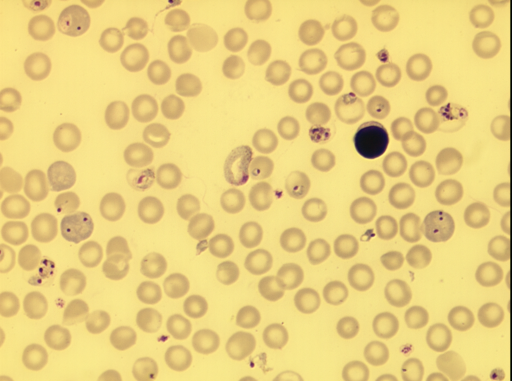
%> input picture a20.tif, 512 x 381 px
$ octave main1_extra.m   (GNU Octave 9; MATLAB toolbox functions it lacks are replaced by stand-ins)
%> lines starting %> are read from the running program, lines starting %| are printed output that depends on the picture; in (x1, y1, x2, y2) boxes, pixels count from 0 and x2, y2 are one past the last pixel; in counts of white or black regions, pixels touching at a corner belong together; the program's own positions count from 1
%> further down, I1 is the input picture: size 381x512x3 uint8; mean R, G, B 233.1, 207.6, 128.3
### generateCoefficients.m

function coefficients = generateCoefficients()
    %generating coefficients
    redChannel = 0;
    blueChannel = 0;
    greenChannel = 0;

    MAX_VALUE = 1;
    iterations = 10;
    coefficients =[];


    for i = (0:iterations)
        if (redChannel + greenChannel + blueChannel < MAX_VALUE)
            coefficients = [coefficients; [redChannel, greenChannel, blueChannel]];
        end
        %1st loop
        for j = (0:iterations)
            greenChannel = greenChannel + 0.1;
                if (redChannel + greenChannel + blueChannel < MAX_VALUE)
                    coefficients = [coefficients; [redChannel, greenChannel, blueChannel]];
                end

                %inner loop
                for s = (0:iterations)
                    blueChannel = blueChannel + 0.1;
                    if (redChannel + greenChannel + blueChannel < MAX_VALUE)
                        coefficients = [coefficients; [redChannel, greenChannel, blueChannel]];
                    end
                end
                blueChannel = 0;
        end

        %2nd loop

        for m = (0:iterations)
            blueChannel = blueChannel + 0.1;
            if (redChannel + greenChannel + blueChannel < MAX_VALUE)
                coefficients = [coefficients; [redChannel, greenChannel, blueChannel]];
            end
        end

        redChannel = redChannel + 0.1;
        greenChannel = 0;
        blueChannel = 0;

    end
end


% histogram calculations
% choose nmax and nmin 255 or 0
% calculate max and min value of current value
%     max of max of i

### bestWeightsWithRms.m
function [bestWeightsWithRms] = bestWeightsWithRms(imgToConvert)
    vals = generateCoefficients();

    bestWeightsWithRms = [];

    rgbImage = imread(imgToConvert);

    redChannel = rgbImage(:,:,1); % Red channel
    greenChannel = rgbImage(:,:,2); % Green channel
    blueChannel = rgbImage(:,:,3); % Blue channel
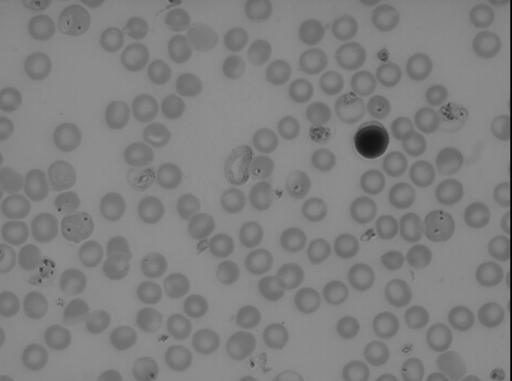
%> blueChannel: size 381x512 uint8; min 0, max 149, mean 128.3


    for i = (1:(size(vals,1)))
        greyScaleImg = vals(i,1) * redChannel + vals (i,2) * greenChannel + vals (i,3) * blueChannel;
        rmsValue = rmsContrast(greyScaleImg);

        bestWeightsWithRms =[bestWeightsWithRms; [rmsValue, vals(i,1), vals(i,2), vals(i,3)]];

    end
%> this loop made 185 passes
%> rmsValue on passes 1, 4, 5: 0, 3.07, 3.62
%> pass 2, in rmsContrast (call 2), `Isquare = (greyScaleImg - greyScaleImgAvg).^2;`:
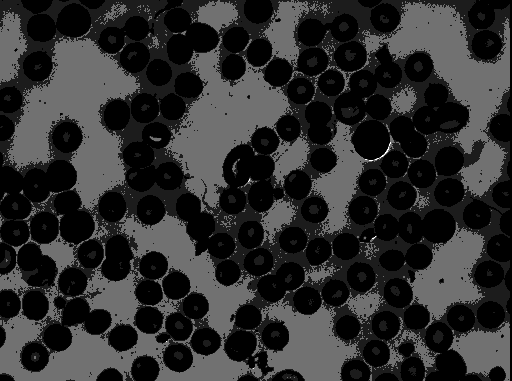
%> Isquare: size 381x512 uint8; min 0, max 9, mean 1.64; drawn with min black and max white
%> after the loop, bestWeightsWithRms = 185 rows, first 8: [0 0 0 0; 1.28 0 0.1 0; 1.89 0 0.1 0.1; 3.07 0 0.1 0.2; 3.62 0 0.1 0.3; 4.13 0 0.1 0.4; 4.85 0 0.1 0.5; 5.21 0 0.1 0.6]


    %sorting it out
    bestWeightsWithRms = sortrows(bestWeightsWithRms);
%> bestWeightsWithRms = 185 rows, first 8: [0 0 0 0; 1.28 0 0.1 0; 1.43 0.1 0 0; 1.81 0.2 0 0; 1.89 0 0.1 0.1; 2.42 0 0.2 0; 2.67 0.1 0.1 0; 3.07 0 0.1 0.2]
    bestWeightsWithRms = bestWeightsWithRms(183:185,:);
%> bestWeightsWithRms = [11.43 0.1 0.8 0.1; 11.51 0 1 0; 11.63 0.1 0.9 0]
end

### rmsContrast.m
function RMS = rmsContrast(greyScaleImg)
    greyScaleImgAvg = mean(greyScaleImg(:));

    Isquare = (greyScaleImg - greyScaleImgAvg).^2;
    Isum=sum(sum(Isquare));
    SqrtI = Isum.^0.5;

    [M,N]= size(greyScaleImg);

    RMS = SqrtI / ((M*N).^0.5);
end

### getOptimizedGreyImage.m
function [greyScaleImage,RMS] = getOptimizedGreyImage(img,weightRank)


    imgWeights = bestWeightsWithRms(img);
%> imgWeights = [11.43 0.1 0.8 0.1; 11.51 0 1 0; 11.63 0.1 0.9 0]
    greyScaleImage = getGreyScaleImg(img, imgWeights(weightRank,2:end));
    RMS = imgWeights(weightRank,1);
%> RMS = 11.63


end
%= ans(1,2:end)

### getGreyScaleImg.m
function greyScaleImg = getGreyScaleImg(img,vals)

    img = imread(img);


    redChannel = img(:,:,1); % Red channel
    greenChannel = img(:,:,2); % Green channel
    blueChannel = img(:,:,3); % Blue channel


    greyScaleImg = vals(1) * redChannel + vals (2) * greenChannel + vals (3) * blueChannel;

end

### main1_extra.m
clear all;
close all;
clc;
% use a thresholded image as input (binary image)
I1 = imread('a20.tif');       % read image
subplot(2,3,1),imshow(I1),title('Original Image');
% object in the image is represented by white colour
% background is represented by black colour

I2 = getOptimizedGreyImage('a20.tif',3);

I = 255 - I2;                % Invert the image
subplot(2,3,2),imshow(I),title('Inverted Image');
SE = strel('disk',5);     % generate the structuring element
E = imerode(I,SE);          % Perform Erosion Operation
subplot(2,3,3),imshow(E),title('Eroded Image');
D = imdilate(I,SE);          % Perform Dilation Operation
subplot(2,3,4),imshow(D),title('Dilated Image');
O = imopen(I,SE);          % Perform Opening Operation
subplot(2,3,5),imshow(O),title('Opened Image');
C = imclose(I,SE);          % Perform Closing Operation
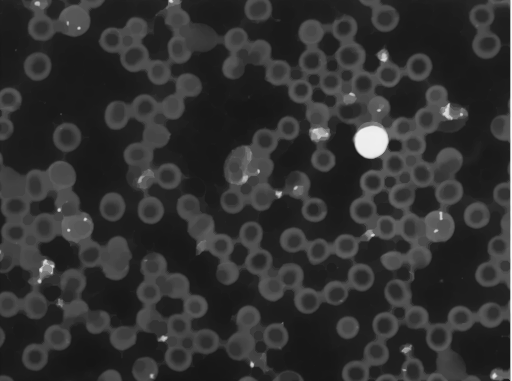
%> C: size 381x512 uint8; min 21, max 253, mean 48.7
subplot(2,3,6),imshow(C),title('Closed Image');


lolz = imopen(O,SE);
lolz2 = imopen(O,SE);
figure, imshow(255 - lolz2),title('opened x3 further');
%> after `imshow(255 - lolz2)`:
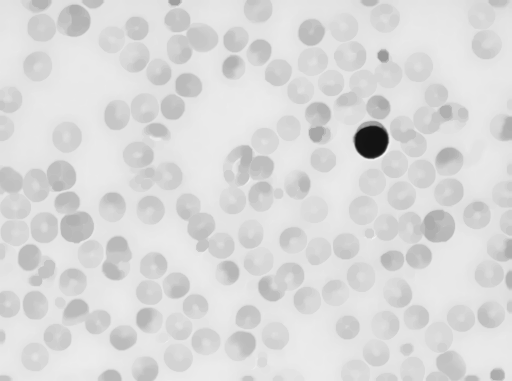
%> displayed picture: size 381x512, on the screen's scale of 0 to 255; min 19, max 245, mean 218.1


BW2 = edge(lolz2,'canny');
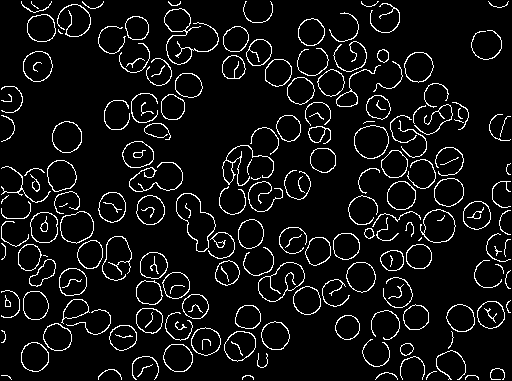
%> BW2: size 381x512 logical; 7.1% white in thin lines or dots

figure,imshow(BW2),title('edge detection');


SE1 = strel('disk',1);
erodedBW2 = imdilate(BW2,SE1);
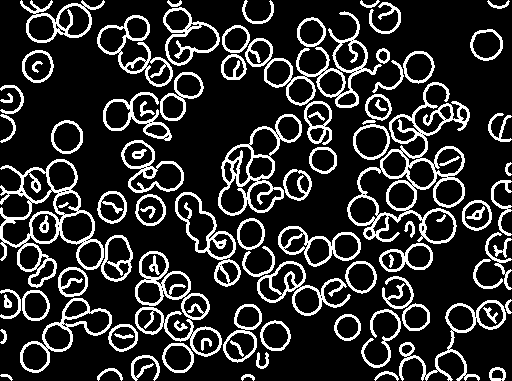
%> erodedBW2: size 381x512 logical; 18.4% white in thin lines or dots

figure,imshow(erodedBW2),title('Dilated edge detection');

%labelling


% labeledImage = bwlabel(erodedBW2, 8);
% coloredLabels = label2rgb (labeledImage, 'hsv', 'k', 'noshuffle');
% figure,imshow(coloredLabels),title('Labeled Image, from bwlabel()');

captionFontSize = 14;

figure,imshow(I2);
title('Outlines, from bwboundaries()', 'FontSize', captionFontSize);
axis image; % Make sure image is not artificially stretched because of screen's aspect ratio.
hold on;
boundaries = bwboundaries(erodedBW2);
%> boundaries = 307 boundaries; largest, box (x1, y1, x2, y2) and points: (347, 82, 470, 244) 1154, (264, 11, 382, 108) 709, (0, 159, 104, 288) 697, (135, 251, 222, 357) 589, (399, 300, 506, 381) 570
numberOfBoundaries = size(boundaries, 1);
%> numberOfBoundaries = 307
for k = 1 : numberOfBoundaries
	thisBoundary = boundaries{k};
	plot(thisBoundary(:,2), thisBoundary(:,1), 'g', 'LineWidth', 2);
end
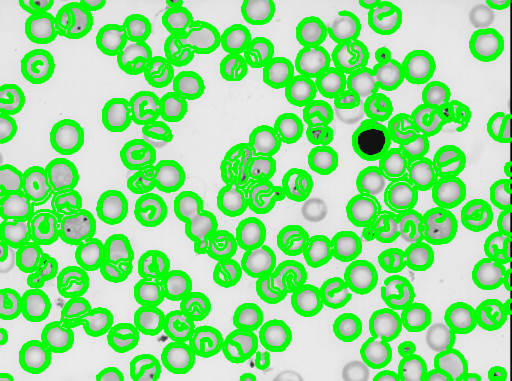
%> figure redrawn from the program's plot data; its title reads 'Outlines, from bwboundaries()'
hold off;

$ run again, with a62.tif copied over a20.tif
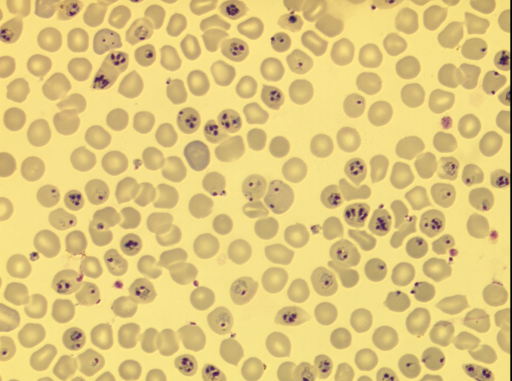
%> input picture a62.tif, 512 x 381 px
%> I1 is the input picture: size 381x512x3 uint8; mean R, G, B 224, 199.9, 125.9
%> the loop in bestWeightsWithRms, `for i = (1:(size(vals,1)))` made 185 passes
%> rmsValue on passes 1, 4, 5: 0, 3.6, 4.1
%> after the loop in bestWeightsWithRms, `for i = (1:(size(vals,1)))`: bestWeightsWithRms = 185 rows, first 8: [0 0 0 0; 1.93 0 0.1 0; 2.5 0 0.1 0.1; 3.6 0 0.1 0.2; 4.1 0 0.1 0.3; 5.26 0 0.1 0.4; 5.92 0 0.1 0.5; 6.24 0 0.1 0.6]
%> in bestWeightsWithRms, `bestWeightsWithRms = sortrows(bestWeightsWithRms);`: bestWeightsWithRms = 185 rows, first 8: [0 0 0 0; 1.29 0.1 0 0; 1.93 0 0.1 0; 2.5 0 0.1 0.1; 3.03 0.2 0 0; 3.2 0.1 0.1 0; 3.59 0 0.2 0; 3.6 0 0.1 0.2]
%> in bestWeightsWithRms, `bestWeightsWithRms = bestWeightsWithRms(183:185,:);`: bestWeightsWithRms = [11.13 0.7 0.2 0.1; 11.14 0.1 0.9 0; 11.16 1 0 0]
%> in getOptimizedGreyImage, `RMS = imgWeights(weightRank,1);`: RMS = 11.16
%> `BW2 = edge(lolz2,'canny');`:
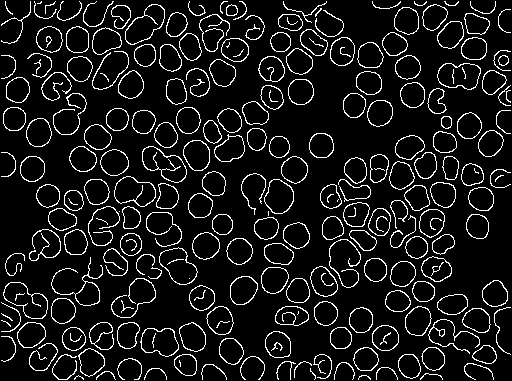
%> BW2: size 381x512 logical; 9.3% white in thin lines or dots
%> erodedBW2: size 381x512 logical; 24.1% white in thin lines or dots
%> boundaries = 387 boundaries; largest, box (x1, y1, x2, y2) and points: (240, 155, 309, 241) 395, (321, 207, 392, 289) 344, (40, 71, 88, 136) 324, (388, 160, 457, 239) 322, (260, 221, 311, 304) 320
%> numberOfBoundaries = 387
%> after the loop `for k = 1 : numberOfBoundaries`:
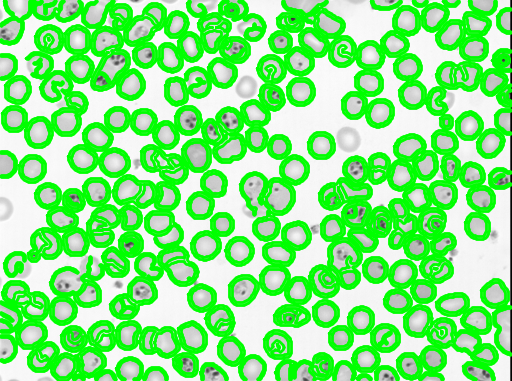
%> figure redrawn from the program's plot data; its title reads 'Outlines, from bwboundaries()'

$ run again, with a8.tif copied over a20.tif
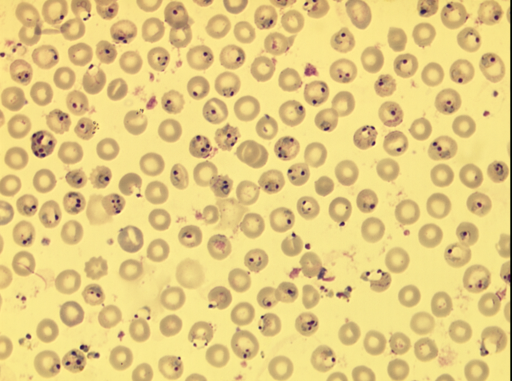
%> input picture a8.tif, 512 x 381 px
%> I1 is the input picture: size 381x512x3 uint8; mean R, G, B 228.9, 204.1, 131.2
%> the loop in bestWeightsWithRms, `for i = (1:(size(vals,1)))` made 185 passes
%> rmsValue on passes 1, 4, 5: 0, 3.27, 4.25
%> after the loop in bestWeightsWithRms, `for i = (1:(size(vals,1)))`: bestWeightsWithRms = 185 rows, first 8: [0 0 0 0; 2.15 0 0.1 0; 2.32 0 0.1 0.1; 3.27 0 0.1 0.2; 4.25 0 0.1 0.3; 5.12 0 0.1 0.4; 6.23 0 0.1 0.5; 6.97 0 0.1 0.6]
%> in bestWeightsWithRms, `bestWeightsWithRms = sortrows(bestWeightsWithRms);`: bestWeightsWithRms = 185 rows, first 8: [0 0 0 0; 1.43 0.1 0 0; 2.15 0 0.1 0; 2.32 0 0.1 0.1; 2.71 0.2 0 0; 3.27 0 0.1 0.2; 3.55 0 0.2 0; 3.57 0.1 0.1 0]
%> in bestWeightsWithRms, `bestWeightsWithRms = bestWeightsWithRms(183:185,:);`: bestWeightsWithRms = [11.77 0.7 0.2 0.1; 11.81 1 0 0; 11.88 0.9 0.1 0]
%> in getOptimizedGreyImage, `RMS = imgWeights(weightRank,1);`: RMS = 11.88
%> `BW2 = edge(lolz2,'canny');`:
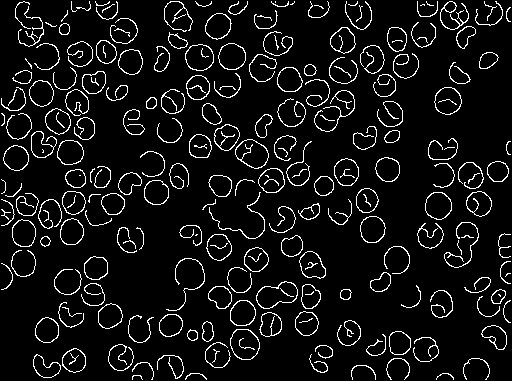
%> BW2: size 381x512 logical; 7.6% white in thin lines or dots
%> erodedBW2: size 381x512 logical; 19.6% white in thin lines or dots
%> boundaries = 361 boundaries; largest, box (x1, y1, x2, y2) and points: (37, 190, 113, 246) 339, (207, 246, 270, 310) 279, (201, 191, 266, 240) 276, (52, 66, 96, 141) 260, (165, 257, 206, 312) 234
%> numberOfBoundaries = 361
%> after the loop `for k = 1 : numberOfBoundaries`:
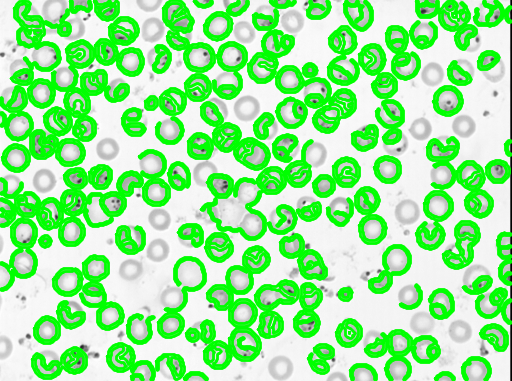
%> figure redrawn from the program's plot data; its title reads 'Outlines, from bwboundaries()'
